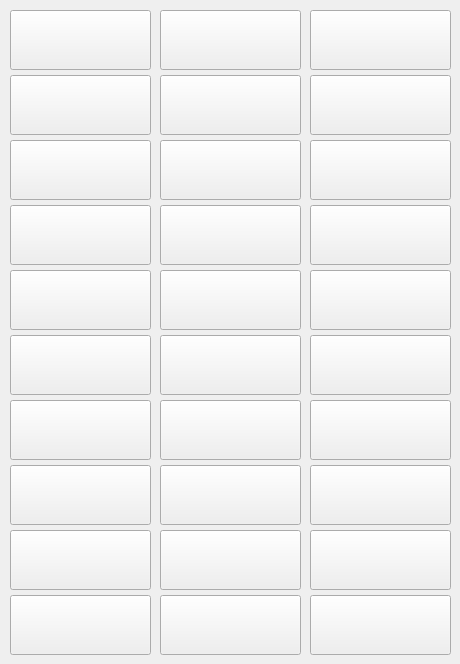
   <widget class="QWidget" name="tab_8">
    <attribute name="title">
     <string>Sayfa 4</string>
    </attribute>
    <widget class="QToolButton" name="hizlitoolButton104">
     <property name="geometry">
      <rect>
       <x>160</x>
       <y>270</y>
       <width>141</width>
       <height>60</height>
      </rect>
     </property>
     <property name="font">
      <font>
       <family>Monospace</family>
       <pointsize>8</pointsize>
      </font>
     </property>
     <property name="contextMenuPolicy">
      <enum>Qt::CustomContextMenu</enum>
     </property>
     <property name="text">
      <string/>
     </property>
     <property name="icon">
      <iconset resource="images.qrc">
       <normaloff>:/images/ui/box.png</normaloff>:/images/ui/box.png</iconset>
     </property>
     <property name="iconSize">
      <size>
       <width>38</width>
       <height>38</height>
      </size>
     </property>
     <property name="toolButtonStyle">
      <enum>Qt::ToolButtonTextUnderIcon</enum>
     </property>
    </widget>
    <widget class="QToolButton" name="hizlitoolButton94">
     <property name="geometry">
      <rect>
       <x>10</x>
       <y>75</y>
       <width>141</width>
       <height>60</height>
      </rect>
     </property>
     <property name="font">
      <font>
       <family>Monospace</family>
       <pointsize>8</pointsize>
      </font>
     </property>
     <property name="contextMenuPolicy">
      <enum>Qt::CustomContextMenu</enum>
     </property>
     <property name="text">
      <string/>
     </property>
     <property name="icon">
      <iconset resource="images.qrc">
       <normaloff>:/images/ui/box.png</normaloff>:/images/ui/box.png</iconset>
     </property>
     <property name="iconSize">
      <size>
       <width>38</width>
       <height>38</height>
      </size>
     </property>
     <property name="toolButtonStyle">
      <enum>Qt::ToolButtonTextUnderIcon</enum>
     </property>
    </widget>
    <widget class="QToolButton" name="hizlitoolButton120">
     <property name="geometry">
      <rect>
       <x>310</x>
       <y>595</y>
       <width>141</width>
       <height>60</height>
      </rect>
     </property>
     <property name="font">
      <font>
       <family>Monospace</family>
       <pointsize>8</pointsize>
      </font>
     </property>
     <property name="contextMenuPolicy">
      <enum>Qt::CustomContextMenu</enum>
     </property>
     <property name="text">
      <string/>
     </property>
     <property name="icon">
      <iconset resource="images.qrc">
       <normaloff>:/images/ui/box.png</normaloff>:/images/ui/box.png</iconset>
     </property>
     <property name="iconSize">
      <size>
       <width>38</width>
       <height>38</height>
      </size>
     </property>
     <property name="toolButtonStyle">
      <enum>Qt::ToolButtonTextUnderIcon</enum>
     </property>
    </widget>
    <widget class="QToolButton" name="hizlitoolButton108">
     <property name="geometry">
      <rect>
       <x>310</x>
       <y>335</y>
       <width>141</width>
       <height>60</height>
      </rect>
     </property>
     <property name="font">
      <font>
       <family>Monospace</family>
       <pointsize>8</pointsize>
      </font>
     </property>
     <property name="contextMenuPolicy">
      <enum>Qt::CustomContextMenu</enum>
     </property>
     <property name="text">
      <string/>
     </property>
     <property name="icon">
      <iconset resource="images.qrc">
       <normaloff>:/images/ui/box.png</normaloff>:/images/ui/box.png</iconset>
     </property>
     <property name="iconSize">
      <size>
       <width>38</width>
       <height>38</height>
      </size>
     </property>
     <property name="toolButtonStyle">
      <enum>Qt::ToolButtonTextUnderIcon</enum>
     </property>
    </widget>
    <widget class="QToolButton" name="hizlitoolButton102">
     <property name="geometry">
      <rect>
       <x>310</x>
       <y>205</y>
       <width>141</width>
       <height>60</height>
      </rect>
     </property>
     <property name="font">
      <font>
       <family>Monospace</family>
       <pointsize>8</pointsize>
      </font>
     </property>
     <property name="contextMenuPolicy">
      <enum>Qt::CustomContextMenu</enum>
     </property>
     <property name="text">
      <string/>
     </property>
     <property name="icon">
      <iconset resource="images.qrc">
       <normaloff>:/images/ui/box.png</normaloff>:/images/ui/box.png</iconset>
     </property>
     <property name="iconSize">
      <size>
       <width>38</width>
       <height>38</height>
      </size>
     </property>
     <property name="toolButtonStyle">
      <enum>Qt::ToolButtonTextUnderIcon</enum>
     </property>
    </widget>
    <widget class="QToolButton" name="hizlitoolButton116">
     <property name="geometry">
      <rect>
       <x>160</x>
       <y>530</y>
       <width>141</width>
       <height>60</height>
      </rect>
     </property>
     <property name="font">
      <font>
       <family>Monospace</family>
       <pointsize>8</pointsize>
      </font>
     </property>
     <property name="contextMenuPolicy">
      <enum>Qt::CustomContextMenu</enum>
     </property>
     <property name="text">
      <string/>
     </property>
     <property name="icon">
      <iconset resource="images.qrc">
       <normaloff>:/images/ui/box.png</normaloff>:/images/ui/box.png</iconset>
     </property>
     <property name="iconSize">
      <size>
       <width>38</width>
       <height>38</height>
      </size>
     </property>
     <property name="toolButtonStyle">
      <enum>Qt::ToolButtonTextUnderIcon</enum>
     </property>
    </widget>
    <widget class="QToolButton" name="hizlitoolButton115">
     <property name="geometry">
      <rect>
       <x>10</x>
       <y>530</y>
       <width>141</width>
       <height>60</height>
      </rect>
     </property>
     <property name="font">
      <font>
       <family>Monospace</family>
       <pointsize>8</pointsize>
      </font>
     </property>
     <property name="contextMenuPolicy">
      <enum>Qt::CustomContextMenu</enum>
     </property>
     <property name="text">
      <string/>
     </property>
     <property name="icon">
      <iconset resource="images.qrc">
       <normaloff>:/images/ui/box.png</normaloff>:/images/ui/box.png</iconset>
     </property>
     <property name="iconSize">
      <size>
       <width>38</width>
       <height>38</height>
      </size>
     </property>
     <property name="toolButtonStyle">
      <enum>Qt::ToolButtonTextUnderIcon</enum>
     </property>
    </widget>
    <widget class="QToolButton" name="hizlitoolButton109">
     <property name="geometry">
      <rect>
       <x>10</x>
       <y>400</y>
       <width>141</width>
       <height>60</height>
      </rect>
     </property>
     <property name="font">
      <font>
       <family>Monospace</family>
       <pointsize>8</pointsize>
      </font>
     </property>
     <property name="contextMenuPolicy">
      <enum>Qt::CustomContextMenu</enum>
     </property>
     <property name="text">
      <string/>
     </property>
     <property name="icon">
      <iconset resource="images.qrc">
       <normaloff>:/images/ui/box.png</normaloff>:/images/ui/box.png</iconset>
     </property>
     <property name="iconSize">
      <size>
       <width>38</width>
       <height>38</height>
      </size>
     </property>
     <property name="toolButtonStyle">
      <enum>Qt::ToolButtonTextUnderIcon</enum>
     </property>
    </widget>
    <widget class="QToolButton" name="hizlitoolButton99">
     <property name="geometry">
      <rect>
       <x>310</x>
       <y>140</y>
       <width>141</width>
       <height>60</height>
      </rect>
     </property>
     <property name="font">
      <font>
       <family>Monospace</family>
       <pointsize>8</pointsize>
      </font>
     </property>
     <property name="contextMenuPolicy">
      <enum>Qt::CustomContextMenu</enum>
     </property>
     <property name="text">
      <string/>
     </property>
     <property name="icon">
      <iconset resource="images.qrc">
       <normaloff>:/images/ui/box.png</normaloff>:/images/ui/box.png</iconset>
     </property>
     <property name="iconSize">
      <size>
       <width>38</width>
       <height>38</height>
      </size>
     </property>
     <property name="toolButtonStyle">
      <enum>Qt::ToolButtonTextUnderIcon</enum>
     </property>
    </widget>
    <widget class="QToolButton" name="hizlitoolButton93">
     <property name="geometry">
      <rect>
       <x>310</x>
       <y>10</y>
       <width>141</width>
       <height>60</height>
      </rect>
     </property>
     <property name="font">
      <font>
       <family>Monospace</family>
       <pointsize>8</pointsize>
      </font>
     </property>
     <property name="contextMenuPolicy">
      <enum>Qt::CustomContextMenu</enum>
     </property>
     <property name="text">
      <string/>
     </property>
     <property name="icon">
      <iconset resource="images.qrc">
       <normaloff>:/images/ui/box.png</normaloff>:/images/ui/box.png</iconset>
     </property>
     <property name="iconSize">
      <size>
       <width>38</width>
       <height>38</height>
      </size>
     </property>
     <property name="toolButtonStyle">
      <enum>Qt::ToolButtonTextUnderIcon</enum>
     </property>
    </widget>
    <widget class="QToolButton" name="hizlitoolButton96">
     <property name="geometry">
      <rect>
       <x>310</x>
       <y>75</y>
       <width>141</width>
       <height>60</height>
      </rect>
     </property>
     <property name="font">
      <font>
       <family>Monospace</family>
       <pointsize>8</pointsize>
      </font>
     </property>
     <property name="contextMenuPolicy">
      <enum>Qt::CustomContextMenu</enum>
     </property>
     <property name="text">
      <string/>
     </property>
     <property name="icon">
      <iconset resource="images.qrc">
       <normaloff>:/images/ui/box.png</normaloff>:/images/ui/box.png</iconset>
     </property>
     <property name="iconSize">
      <size>
       <width>38</width>
       <height>38</height>
      </size>
     </property>
     <property name="toolButtonStyle">
      <enum>Qt::ToolButtonTextUnderIcon</enum>
     </property>
    </widget>
    <widget class="QToolButton" name="hizlitoolButton92">
     <property name="geometry">
      <rect>
       <x>160</x>
       <y>10</y>
       <width>141</width>
       <height>60</height>
      </rect>
     </property>
     <property name="font">
      <font>
       <family>Monospace</family>
       <pointsize>8</pointsize>
      </font>
     </property>
     <property name="contextMenuPolicy">
      <enum>Qt::CustomContextMenu</enum>
     </property>
     <property name="text">
      <string/>
     </property>
     <property name="icon">
      <iconset resource="images.qrc">
       <normaloff>:/images/ui/box.png</normaloff>:/images/ui/box.png</iconset>
     </property>
     <property name="iconSize">
      <size>
       <width>38</width>
       <height>38</height>
      </size>
     </property>
     <property name="toolButtonStyle">
      <enum>Qt::ToolButtonTextUnderIcon</enum>
     </property>
    </widget>
    <widget class="QToolButton" name="hizlitoolButton101">
     <property name="geometry">
      <rect>
       <x>160</x>
       <y>205</y>
       <width>141</width>
       <height>60</height>
      </rect>
     </property>
     <property name="font">
      <font>
       <family>Monospace</family>
       <pointsize>8</pointsize>
      </font>
     </property>
     <property name="contextMenuPolicy">
      <enum>Qt::CustomContextMenu</enum>
     </property>
     <property name="text">
      <string/>
     </property>
     <property name="icon">
      <iconset resource="images.qrc">
       <normaloff>:/images/ui/box.png</normaloff>:/images/ui/box.png</iconset>
     </property>
     <property name="iconSize">
      <size>
       <width>38</width>
       <height>38</height>
      </size>
     </property>
     <property name="toolButtonStyle">
      <enum>Qt::ToolButtonTextUnderIcon</enum>
     </property>
    </widget>
    <widget class="QToolButton" name="hizlitoolButton97">
     <property name="geometry">
      <rect>
       <x>10</x>
       <y>140</y>
       <width>141</width>
       <height>60</height>
      </rect>
     </property>
     <property name="font">
      <font>
       <family>Monospace</family>
       <pointsize>8</pointsize>
      </font>
     </property>
     <property name="contextMenuPolicy">
      <enum>Qt::CustomContextMenu</enum>
     </property>
     <property name="text">
      <string/>
     </property>
     <property name="icon">
      <iconset resource="images.qrc">
       <normaloff>:/images/ui/box.png</normaloff>:/images/ui/box.png</iconset>
     </property>
     <property name="iconSize">
      <size>
       <width>38</width>
       <height>38</height>
      </size>
     </property>
     <property name="toolButtonStyle">
      <enum>Qt::ToolButtonTextUnderIcon</enum>
     </property>
    </widget>
    <widget class="QToolButton" name="hizlitoolButton114">
     <property name="geometry">
      <rect>
       <x>310</x>
       <y>465</y>
       <width>141</width>
       <height>60</height>
      </rect>
     </property>
     <property name="font">
      <font>
       <family>Monospace</family>
       <pointsize>8</pointsize>
      </font>
     </property>
     <property name="contextMenuPolicy">
      <enum>Qt::CustomContextMenu</enum>
     </property>
     <property name="text">
      <string/>
     </property>
     <property name="icon">
      <iconset resource="images.qrc">
       <normaloff>:/images/ui/box.png</normaloff>:/images/ui/box.png</iconset>
     </property>
     <property name="iconSize">
      <size>
       <width>38</width>
       <height>38</height>
      </size>
     </property>
     <property name="toolButtonStyle">
      <enum>Qt::ToolButtonTextUnderIcon</enum>
     </property>
    </widget>
    <widget class="QToolButton" name="hizlitoolButton118">
     <property name="geometry">
      <rect>
       <x>10</x>
       <y>595</y>
       <width>141</width>
       <height>60</height>
      </rect>
     </property>
     <property name="font">
      <font>
       <family>Monospace</family>
       <pointsize>8</pointsize>
      </font>
     </property>
     <property name="contextMenuPolicy">
      <enum>Qt::CustomContextMenu</enum>
     </property>
     <property name="text">
      <string/>
     </property>
     <property name="icon">
      <iconset resource="images.qrc">
       <normaloff>:/images/ui/box.png</normaloff>:/images/ui/box.png</iconset>
     </property>
     <property name="iconSize">
      <size>
       <width>38</width>
       <height>38</height>
      </size>
     </property>
     <property name="toolButtonStyle">
      <enum>Qt::ToolButtonTextUnderIcon</enum>
     </property>
    </widget>
    <widget class="QToolButton" name="hizlitoolButton105">
     <property name="geometry">
      <rect>
       <x>310</x>
       <y>270</y>
       <width>141</width>
       <height>60</height>
      </rect>
     </property>
     <property name="font">
      <font>
       <family>Monospace</family>
       <pointsize>8</pointsize>
      </font>
     </property>
     <property name="contextMenuPolicy">
      <enum>Qt::CustomContextMenu</enum>
     </property>
     <property name="text">
      <string/>
     </property>
     <property name="icon">
      <iconset resource="images.qrc">
       <normaloff>:/images/ui/box.png</normaloff>:/images/ui/box.png</iconset>
     </property>
     <property name="iconSize">
      <size>
       <width>38</width>
       <height>38</height>
      </size>
     </property>
     <property name="toolButtonStyle">
      <enum>Qt::ToolButtonTextUnderIcon</enum>
     </property>
    </widget>
    <widget class="QToolButton" name="hizlitoolButton103">
     <property name="geometry">
      <rect>
       <x>10</x>
       <y>270</y>
       <width>141</width>
       <height>60</height>
      </rect>
     </property>
     <property name="font">
      <font>
       <family>Monospace</family>
       <pointsize>8</pointsize>
      </font>
     </property>
     <property name="contextMenuPolicy">
      <enum>Qt::CustomContextMenu</enum>
     </property>
     <property name="text">
      <string/>
     </property>
     <property name="icon">
      <iconset resource="images.qrc">
       <normaloff>:/images/ui/box.png</normaloff>:/images/ui/box.png</iconset>
     </property>
     <property name="iconSize">
      <size>
       <width>38</width>
       <height>38</height>
      </size>
     </property>
     <property name="toolButtonStyle">
      <enum>Qt::ToolButtonTextUnderIcon</enum>
     </property>
    </widget>
    <widget class="QToolButton" name="hizlitoolButton117">
     <property name="geometry">
      <rect>
       <x>310</x>
       <y>530</y>
       <width>141</width>
       <height>60</height>
      </rect>
     </property>
     <property name="font">
      <font>
       <family>Monospace</family>
       <pointsize>8</pointsize>
      </font>
     </property>
     <property name="contextMenuPolicy">
      <enum>Qt::CustomContextMenu</enum>
     </property>
     <property name="text">
      <string/>
     </property>
     <property name="icon">
      <iconset resource="images.qrc">
       <normaloff>:/images/ui/box.png</normaloff>:/images/ui/box.png</iconset>
     </property>
     <property name="iconSize">
      <size>
       <width>38</width>
       <height>38</height>
      </size>
     </property>
     <property name="toolButtonStyle">
      <enum>Qt::ToolButtonTextUnderIcon</enum>
     </property>
    </widget>
    <widget class="QToolButton" name="hizlitoolButton95">
     <property name="geometry">
      <rect>
       <x>160</x>
       <y>75</y>
       <width>141</width>
       <height>60</height>
      </rect>
     </property>
     <property name="font">
      <font>
       <family>Monospace</family>
       <pointsize>8</pointsize>
      </font>
     </property>
     <property name="contextMenuPolicy">
      <enum>Qt::CustomContextMenu</enum>
     </property>
     <property name="text">
      <string/>
     </property>
     <property name="icon">
      <iconset resource="images.qrc">
       <normaloff>:/images/ui/box.png</normaloff>:/images/ui/box.png</iconset>
     </property>
     <property name="iconSize">
      <size>
       <width>38</width>
       <height>38</height>
      </size>
     </property>
     <property name="toolButtonStyle">
      <enum>Qt::ToolButtonTextUnderIcon</enum>
     </property>
    </widget>
    <widget class="QToolButton" name="hizlitoolButton112">
     <property name="geometry">
      <rect>
       <x>10</x>
       <y>465</y>
       <width>141</width>
       <height>60</height>
      </rect>
     </property>
     <property name="font">
      <font>
       <family>Monospace</family>
       <pointsize>8</pointsize>
      </font>
     </property>
     <property name="contextMenuPolicy">
      <enum>Qt::CustomContextMenu</enum>
     </property>
     <property name="text">
      <string/>
     </property>
     <property name="icon">
      <iconset resource="images.qrc">
       <normaloff>:/images/ui/box.png</normaloff>:/images/ui/box.png</iconset>
     </property>
     <property name="iconSize">
      <size>
       <width>38</width>
       <height>38</height>
      </size>
     </property>
     <property name="toolButtonStyle">
      <enum>Qt::ToolButtonTextUnderIcon</enum>
     </property>
    </widget>
    <widget class="QToolButton" name="hizlitoolButton91">
     <property name="geometry">
      <rect>
       <x>10</x>
       <y>10</y>
       <width>141</width>
       <height>60</height>
      </rect>
     </property>
     <property name="font">
      <font>
       <family>Monospace</family>
       <pointsize>8</pointsize>
      </font>
     </property>
     <property name="contextMenuPolicy">
      <enum>Qt::CustomContextMenu</enum>
     </property>
     <property name="text">
      <string/>
     </property>
     <property name="icon">
      <iconset resource="images.qrc">
       <normaloff>:/images/ui/box.png</normaloff>:/images/ui/box.png</iconset>
     </property>
     <property name="iconSize">
      <size>
       <width>38</width>
       <height>38</height>
      </size>
     </property>
     <property name="toolButtonStyle">
      <enum>Qt::ToolButtonTextUnderIcon</enum>
     </property>
    </widget>
    <widget class="QToolButton" name="hizlitoolButton119">
     <property name="geometry">
      <rect>
       <x>160</x>
       <y>595</y>
       <width>141</width>
       <height>60</height>
      </rect>
     </property>
     <property name="font">
      <font>
       <family>Monospace</family>
       <pointsize>8</pointsize>
      </font>
     </property>
     <property name="contextMenuPolicy">
      <enum>Qt::CustomContextMenu</enum>
     </property>
     <property name="text">
      <string/>
     </property>
     <property name="icon">
      <iconset resource="images.qrc">
       <normaloff>:/images/ui/box.png</normaloff>:/images/ui/box.png</iconset>
     </property>
     <property name="iconSize">
      <size>
       <width>38</width>
       <height>38</height>
      </size>
     </property>
     <property name="toolButtonStyle">
      <enum>Qt::ToolButtonTextUnderIcon</enum>
     </property>
    </widget>
    <widget class="QToolButton" name="hizlitoolButton106">
     <property name="geometry">
      <rect>
       <x>10</x>
       <y>335</y>
       <width>141</width>
       <height>60</height>
      </rect>
     </property>
     <property name="font">
      <font>
       <family>Monospace</family>
       <pointsize>8</pointsize>
      </font>
     </property>
     <property name="contextMenuPolicy">
      <enum>Qt::CustomContextMenu</enum>
     </property>
     <property name="text">
      <string/>
     </property>
     <property name="icon">
      <iconset resource="images.qrc">
       <normaloff>:/images/ui/box.png</normaloff>:/images/ui/box.png</iconset>
     </property>
     <property name="iconSize">
      <size>
       <width>38</width>
       <height>38</height>
      </size>
     </property>
     <property name="toolButtonStyle">
      <enum>Qt::ToolButtonTextUnderIcon</enum>
     </property>
    </widget>
    <widget class="QToolButton" name="hizlitoolButton100">
     <property name="geometry">
      <rect>
       <x>10</x>
       <y>205</y>
       <width>141</width>
       <height>60</height>
      </rect>
     </property>
     <property name="font">
      <font>
       <family>Monospace</family>
       <pointsize>8</pointsize>
      </font>
     </property>
     <property name="contextMenuPolicy">
      <enum>Qt::CustomContextMenu</enum>
     </property>
     <property name="text">
      <string/>
     </property>
     <property name="icon">
      <iconset resource="images.qrc">
       <normaloff>:/images/ui/box.png</normaloff>:/images/ui/box.png</iconset>
     </property>
     <property name="iconSize">
      <size>
       <width>38</width>
       <height>38</height>
      </size>
     </property>
     <property name="toolButtonStyle">
      <enum>Qt::ToolButtonTextUnderIcon</enum>
     </property>
    </widget>
    <widget class="QToolButton" name="hizlitoolButton113">
     <property name="geometry">
      <rect>
       <x>160</x>
       <y>465</y>
       <width>141</width>
       <height>60</height>
      </rect>
     </property>
     <property name="font">
      <font>
       <family>Monospace</family>
       <pointsize>8</pointsize>
      </font>
     </property>
     <property name="contextMenuPolicy">
      <enum>Qt::CustomContextMenu</enum>
     </property>
     <property name="text">
      <string/>
     </property>
     <property name="icon">
      <iconset resource="images.qrc">
       <normaloff>:/images/ui/box.png</normaloff>:/images/ui/box.png</iconset>
     </property>
     <property name="iconSize">
      <size>
       <width>38</width>
       <height>38</height>
      </size>
     </property>
     <property name="toolButtonStyle">
      <enum>Qt::ToolButtonTextUnderIcon</enum>
     </property>
    </widget>
    <widget class="QToolButton" name="hizlitoolButton98">
     <property name="geometry">
      <rect>
       <x>160</x>
       <y>140</y>
       <width>141</width>
       <height>60</height>
      </rect>
     </property>
     <property name="font">
      <font>
       <family>Monospace</family>
       <pointsize>8</pointsize>
      </font>
     </property>
     <property name="contextMenuPolicy">
      <enum>Qt::CustomContextMenu</enum>
     </property>
     <property name="text">
      <string/>
     </property>
     <property name="icon">
      <iconset resource="images.qrc">
       <normaloff>:/images/ui/box.png</normaloff>:/images/ui/box.png</iconset>
     </property>
     <property name="iconSize">
      <size>
       <width>38</width>
       <height>38</height>
      </size>
     </property>
     <property name="toolButtonStyle">
      <enum>Qt::ToolButtonTextUnderIcon</enum>
     </property>
    </widget>
    <widget class="QToolButton" name="hizlitoolButton110">
     <property name="geometry">
      <rect>
       <x>160</x>
       <y>400</y>
       <width>141</width>
       <height>60</height>
      </rect>
     </property>
     <property name="font">
      <font>
       <family>Monospace</family>
       <pointsize>8</pointsize>
      </font>
     </property>
     <property name="contextMenuPolicy">
      <enum>Qt::CustomContextMenu</enum>
     </property>
     <property name="text">
      <string/>
     </property>
     <property name="icon">
      <iconset resource="images.qrc">
       <normaloff>:/images/ui/box.png</normaloff>:/images/ui/box.png</iconset>
     </property>
     <property name="iconSize">
      <size>
       <width>38</width>
       <height>38</height>
      </size>
     </property>
     <property name="toolButtonStyle">
      <enum>Qt::ToolButtonTextUnderIcon</enum>
     </property>
    </widget>
    <widget class="QToolButton" name="hizlitoolButton111">
     <property name="geometry">
      <rect>
       <x>310</x>
       <y>400</y>
       <width>141</width>
       <height>60</height>
      </rect>
     </property>
     <property name="font">
      <font>
       <family>Monospace</family>
       <pointsize>8</pointsize>
      </font>
     </property>
     <property name="contextMenuPolicy">
      <enum>Qt::CustomContextMenu</enum>
     </property>
     <property name="text">
      <string/>
     </property>
     <property name="icon">
      <iconset resource="images.qrc">
       <normaloff>:/images/ui/box.png</normaloff>:/images/ui/box.png</iconset>
     </property>
     <property name="iconSize">
      <size>
       <width>38</width>
       <height>38</height>
      </size>
     </property>
     <property name="toolButtonStyle">
      <enum>Qt::ToolButtonTextUnderIcon</enum>
     </property>
    </widget>
    <widget class="QToolButton" name="hizlitoolButton107">
     <property name="geometry">
      <rect>
       <x>160</x>
       <y>335</y>
       <width>141</width>
       <height>60</height>
      </rect>
     </property>
     <property name="font">
      <font>
       <family>Monospace</family>
       <pointsize>8</pointsize>
      </font>
     </property>
     <property name="contextMenuPolicy">
      <enum>Qt::CustomContextMenu</enum>
     </property>
     <property name="text">
      <string/>
     </property>
     <property name="icon">
      <iconset resource="images.qrc">
       <normaloff>:/images/ui/box.png</normaloff>:/images/ui/box.png</iconset>
     </property>
     <property name="iconSize">
      <size>
       <width>38</width>
       <height>38</height>
      </size>
     </property>
     <property name="toolButtonStyle">
      <enum>Qt::ToolButtonTextUnderIcon</enum>
     </property>
    </widget>
   </widget>
